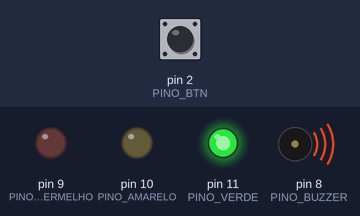
This sketch was run on a simulated Arduino Uno, built with avr-gcc and run on an emulated ATmega328P. On the bench: output pins drawn as LEDs (lit = HIGH), buzzer (waves = sounding, pin HIGH). The inputs (shaded band) are chosen by the test bench; at power-on: pin 2 (PINO_BTN) HIGH.

Above: at 0.07 s.
At 6.1 s:
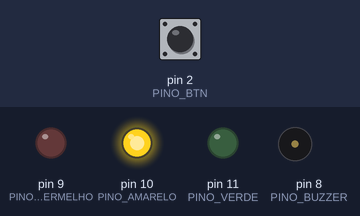
At 9.6 s:
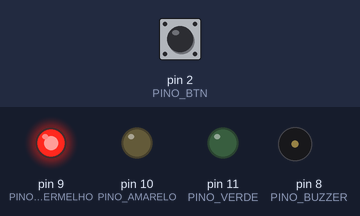
At 15.62 s:
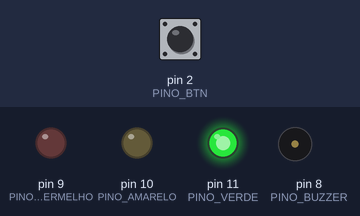
Timing chart, 0 to 15.9 s (numbered marks = the images above):
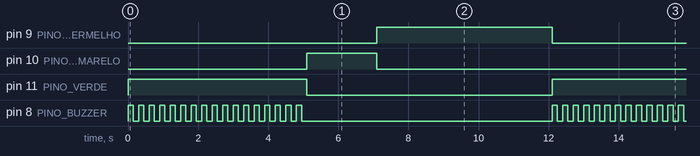

The sketch:

farol_transito.ino
```cpp
// (licence header left out)
// define os pinos para os componentes
#define PINO_BUZZER 8
#define PINO_BTN 2
#define PINO_VERMELHO 9
#define PINO_AMARELO 10
#define PINO_VERDE 11

// utilizado para controlar o estado corrente dos leds
int estadoVerde = HIGH;
int estadoAmarelo = LOW;
int estadoVermelho = LOW;

unsigned long ultimaMudanca = 0;
unsigned long espera = 5000; // 5 segundos

void setup() {
  // define a direção correta dos pinos de GPIO
  pinMode(PINO_BTN, INPUT_PULLUP);
  pinMode(PINO_VERMELHO, OUTPUT);
  pinMode(PINO_AMARELO, OUTPUT);
  pinMode(PINO_VERDE, OUTPUT);
  pinMode(PINO_BUZZER, OUTPUT);

  // registra a interrupção utilizada quando o push button for pressionado
  attachInterrupt(digitalPinToInterrupt(PINO_BTN), abrirFarol, FALLING); // RISING, CHANGE, HIGH, LOW

  ultimaMudanca = millis();
}

void loop() {
  // acende/apaga os leds
  digitalWrite(PINO_VERDE, estadoVerde);
  digitalWrite(PINO_AMARELO, estadoAmarelo);
  digitalWrite(PINO_VERMELHO, estadoVermelho);

  // caso farol verde, aciona o buzzer
  if (estadoVerde == HIGH) {
    digitalWrite(PINO_BUZZER, HIGH);
    delay(150);
    digitalWrite(PINO_BUZZER, LOW);
    delay(150);
  }

  // verifica se o farol deve mudar de estado/cor
  if ((millis() - ultimaMudanca) > espera) {
    mudarCorFarol();
    espera = (estadoAmarelo == HIGH) ? 2000 : 5000;
    ultimaMudanca = millis();
  }

}

// função utilizada na interrupção caso o push button seja pressionado
void abrirFarol() {
  // retorna caso farol esteja verde
  if (estadoVerde == HIGH) {
    return;
  }

  delay(300);
  espera = 0;
}

// função utilizada para mudar a cor do farol
void mudarCorFarol() {
  if (estadoVerde == HIGH) {
    estadoVerde = LOW;
    estadoAmarelo = HIGH;
    estadoVermelho = LOW;
  } else if (estadoAmarelo == HIGH) {
    estadoVerde = LOW;
    estadoAmarelo = LOW;
    estadoVermelho = HIGH;
  } else {
    estadoVerde = HIGH;
    estadoAmarelo = LOW;
    estadoVermelho = LOW;
  }
}
```

Measured:
- by itself, pin 9 (PINO_VERMELHO): alternates HIGH for 5.0 s and LOW for 7.1 s
- by itself, pin 10 (PINO_AMARELO): alternates HIGH for 2.0 s and LOW for 10.1 s
- by itself, pin 11 (PINO_VERDE): alternates HIGH for 5.1 s and LOW for 7.0 s
- by itself, pin 8 (PINO_BUZZER): repeats every 12.1 s: HIGH 0.15 s, LOW 7.2 s, 16 × (HIGH 0.15 s, LOW 0.15 s)
